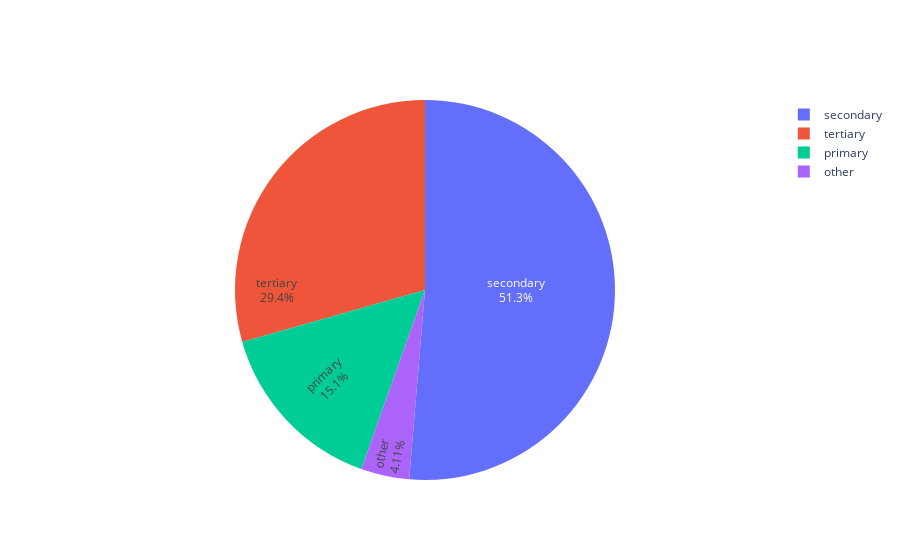

The code cell stored with this chart in its notebook:
### Code cell
labels = data['education'].value_counts().index
values = data['education'].value_counts().values

fig = go.Figure(data=[go.Pie(labels=labels, values=values, textinfo='label+percent',
                             insidetextorientation='radial'
                            )])
fig.show()

### Figure 1 — Plotly figure (JSON) as saved in the notebook; plotly's stock layout.template omitted (floating-point values rounded to 4 significant figures)
{"data": [{"insidetextorientation": "radial", "labels": ["secondary", "tertiary", "primary", "other"], "textinfo": "label+percent", "type": "pie", "values": [23196, 13291, 6846, 1857]}], "layout": {}}
